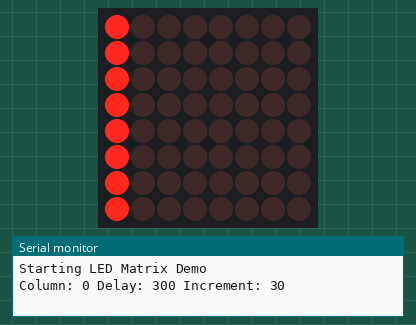
The sketch below on a simulated Arduino Uno, built with avr-gcc and run on an emulated ATmega328P. Shown: 8×8 LED matrix, the last lines printed to the serial monitor.

Above: at 0.15 s.
At 1.36 s:
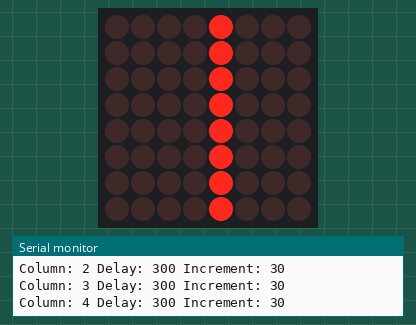
At 5.94 s:
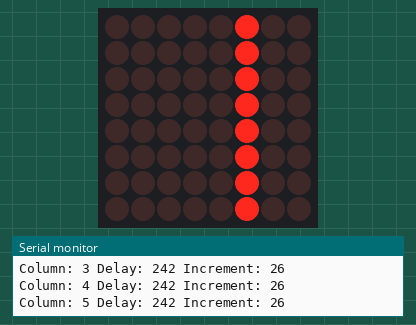
At 13.34 s:
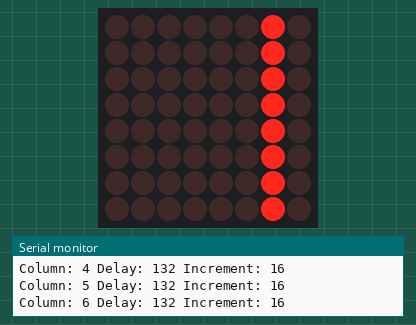
At 27.69 s:
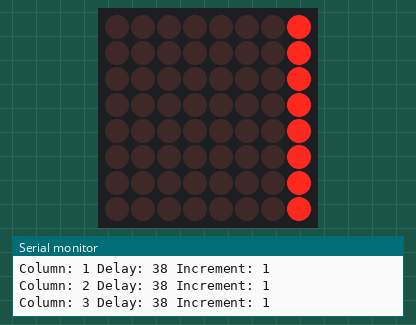
At 39.79 s:
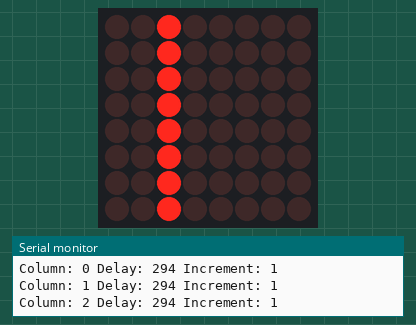

The sketch:

sketch_dec26a_refresh_rate.ino
```cpp
#include <LedControl.h>

#define DATA_PIN 14
#define CS_PIN   12
#define CLK_PIN  13

LedControl lc = LedControl(DATA_PIN, CLK_PIN, CS_PIN, 1);

const int MIN_DELAY = 0;     // Minimum delay in ms
const int MAX_DELAY = 300;    // Starting delay in ms
int speedIncrement = 30;      // Starting speed increment, will decrease

void setup() {
  Serial.begin(74880);
  Serial.println("Starting LED Matrix Demo");

  lc.shutdown(0, false);
  lc.setIntensity(0, 8);
  lc.clearDisplay(0);
}

void loop() {
  static int currentDelay = MAX_DELAY;

  for(int col = 0; col < 8; col++) {
    Serial.print("Column: ");
    Serial.print(col);
    Serial.print(" Delay: ");
    Serial.print(currentDelay);
    Serial.print(" Increment: ");
    Serial.println(speedIncrement);

    lc.clearDisplay(0);

    for(int row = 0; row < 8; row++) {
      lc.setLed(0, row, col, true);
    }

    delay(currentDelay);
  }

  if(currentDelay > MIN_DELAY) {
    currentDelay -= speedIncrement;
    // Gradually reduce the increment itself
    if(speedIncrement > 1) {
      speedIncrement = max(1, speedIncrement - 2);
    }
  } else {
    currentDelay = MAX_DELAY;
    speedIncrement = 4;  // Reset increment
    Serial.println("Resetting speed");
  }
}
```

Measured:
- what the display in image 4 shows lasts 0.4 s, from 27.5 s to 27.9 s
